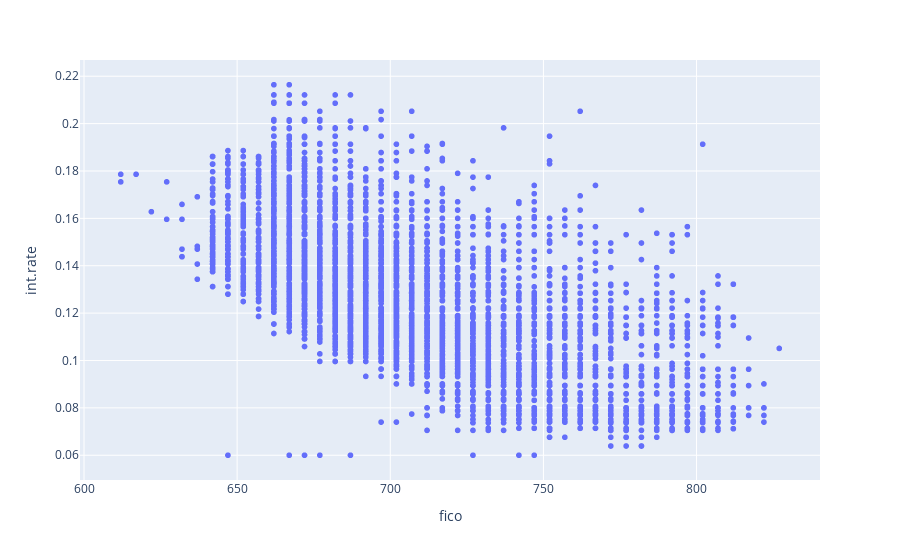

Notebook code for this chart:
### Markdown cell above
* Based on countplot of purpose of loan, we can say that debt consolidation is the most popular reason for loan

* Secondly the ratio of fully paid and not fully paid is almost similar across different purposes of loan

### Code cell
px.scatter(df, x="fico", y="int.rate")

### Figure 1 — Plotly figure (JSON) as saved in the notebook; plotly's stock layout.template omitted (floating-point values rounded to 4 significant figures; data arrays with more than 128 entries replaced by an {"elided": "..."} marker saying what was removed)
{"data": [{"hovertemplate": "fico=%{x}<br>int.rate=%{y}<extra></extra>", "legendgroup": "", "marker": {"color": "#636efa", "symbol": "circle"}, "mode": "markers", "name": "", "showlegend": false, "type": "scattergl", "x": {"elided": "9578 int values"}, "xaxis": "x", "y": {"elided": "9578 float values"}, "yaxis": "y"}], "layout": {"legend": {"tracegroupgap": 0}, "margin": {"t": 60}, "xaxis": {"anchor": "y", "domain": [0, 1], "title": {"text": "fico"}}, "yaxis": {"anchor": "x", "domain": [0, 1], "title": {"text": "int.rate"}}}}
